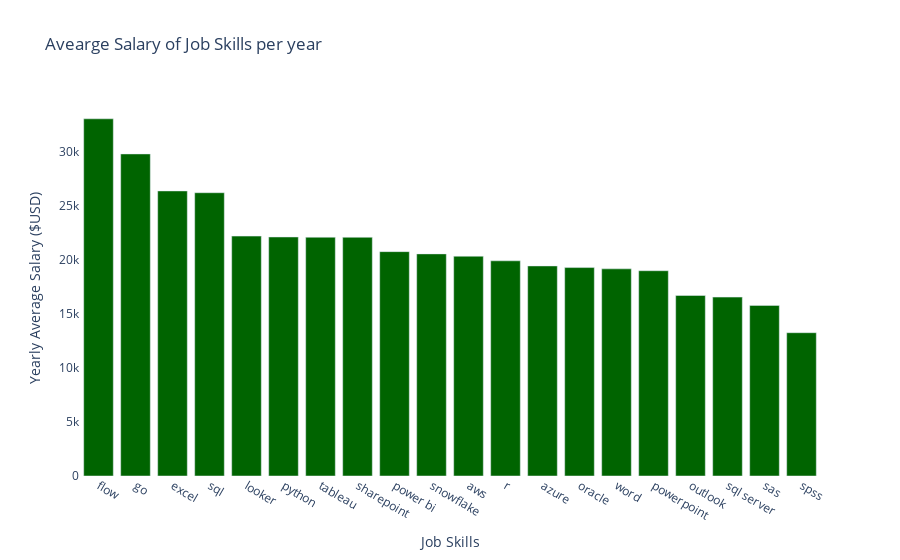

Notebook source saved alongside this figure:
### Code cell
skill_salary_avg_sorted = skill_salary_avg.sort_values(by = 'Average_salary', ascending=False)

fig = px.bar(data_frame=skill_salary_avg_sorted, x = skill_salary_avg_sorted.index, y = 'Average_salary',
             color_discrete_sequence=['darkgreen'],
             title= "Avearge Salary of Job Skills per year",
             labels = {'job_skills':'Job Skills', 'Average_salary': 'Yearly Average Salary ($USD)'})

fig.update_layout(paper_bgcolor = 'white', plot_bgcolor = 'white')
fig.show()

### Figure 1 — Plotly figure (JSON) as saved in the notebook; plotly's stock layout.template omitted (floating-point values rounded to 4 significant figures)
{"data": [{"alignmentgroup": "True", "hovertemplate": "Job Skills=%{x}<br>Yearly Average Salary ($USD)=%{y}<extra></extra>", "legendgroup": "", "marker": {"color": "darkgreen", "pattern": {"shape": ""}}, "name": "", "offsetgroup": "", "orientation": "v", "showlegend": false, "textposition": "auto", "type": "bar", "x": ["flow", "go", "excel", "sql", "looker", "python", "tableau", "sharepoint", "power bi", "snowflake", "aws", "r", "azure", "oracle", "word", "powerpoint", "outlook", "sql server", "sas", "spss"], "xaxis": "x", "y": [33010.0, 29760.0, 26340.0, 26170.0, 22170.0, 22090.0, 22060.0, 22060.0, 20730.0, 20520.0, 20310.0, 19880.0, 19410.0, 19260.0, 19140.0, 18970.0, 16680.0, 16530.0, 15760.0, 13240.0], "yaxis": "y"}], "layout": {"barmode": "relative", "legend": {"tracegroupgap": 0}, "paper_bgcolor": "white", "plot_bgcolor": "white", "title": {"text": "Avearge Salary of Job Skills per year"}, "xaxis": {"anchor": "y", "domain": [0, 1], "title": {"text": "Job Skills"}}, "yaxis": {"anchor": "x", "domain": [0, 1], "title": {"text": "Yearly Average Salary ($USD)"}}}}
